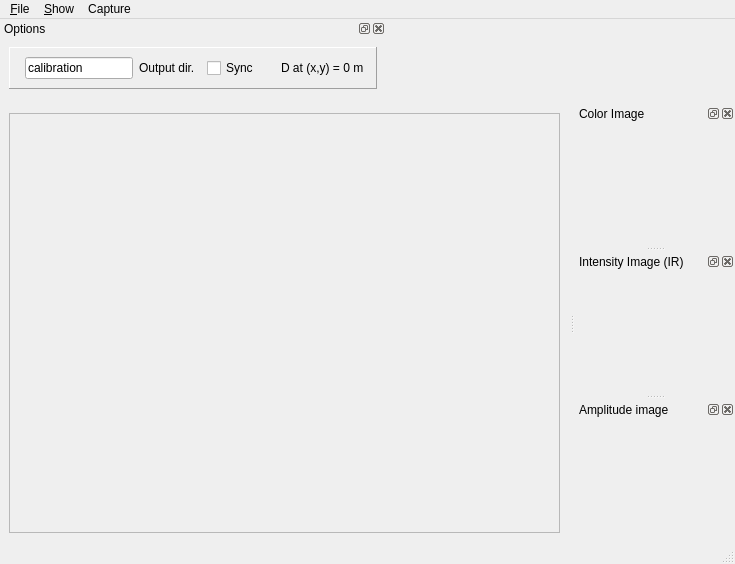
<?xml version="1.0" encoding="UTF-8"?>
<ui version="4.0">
 <class>RawImagesWindow</class>
 <widget class="QMainWindow" name="RawImagesWindow">
  <property name="geometry">
   <rect>
    <x>0</x>
    <y>0</y>
    <width>735</width>
    <height>564</height>
   </rect>
  </property>
  <property name="sizePolicy">
   <sizepolicy hsizetype="Expanding" vsizetype="Expanding">
    <horstretch>0</horstretch>
    <verstretch>0</verstretch>
   </sizepolicy>
  </property>
  <property name="windowTitle">
   <string>RGB-D Capture</string>
  </property>
  <widget class="QWidget" name="centralwidget">
   <layout class="QHBoxLayout" name="horizontalLayout">
    <item>
     <widget class="QFrame" name="frame_2">
      <property name="sizePolicy">
       <sizepolicy hsizetype="Expanding" vsizetype="Expanding">
        <horstretch>0</horstretch>
        <verstretch>0</verstretch>
       </sizepolicy>
      </property>
      <property name="frameShape">
       <enum>QFrame::StyledPanel</enum>
      </property>
      <property name="frameShadow">
       <enum>QFrame::Raised</enum>
      </property>
      <layout class="QHBoxLayout" name="horizontalLayout_2">
       <item>
        <widget class="ntk::ImageWidget" name="depthView" native="true">
         <property name="minimumSize">
          <size>
           <width>320</width>
           <height>240</height>
          </size>
         </property>
         <property name="focusPolicy">
          <enum>Qt::ClickFocus</enum>
         </property>
        </widget>
       </item>
      </layout>
     </widget>
    </item>
   </layout>
  </widget>
  <widget class="QMenuBar" name="menubar">
   <property name="geometry">
    <rect>
     <x>0</x>
     <y>0</y>
     <width>735</width>
     <height>21</height>
    </rect>
   </property>
   <widget class="QMenu" name="menuShow">
    <property name="title">
     <string>&amp;Show</string>
    </property>
    <addaction name="action_Show_Object_Detector"/>
    <addaction name="action_3D_View"/>
    <addaction name="action_Filters"/>
    <addaction name="actionCalibration"/>
    <addaction name="actionCamera_Settings"/>
   </widget>
   <widget class="QMenu" name="menuFile">
    <property name="title">
     <string>&amp;File</string>
    </property>
    <addaction name="action_GrabOneFrame"/>
    <addaction name="action_GrabFrames"/>
    <addaction name="action_Screen_capture_mode"/>
    <addaction name="actionSave_calibration_parameters"/>
    <addaction name="separator"/>
    <addaction name="action_Quit"/>
   </widget>
   <widget class="QMenu" name="menuCapture">
    <property name="title">
     <string>Capture</string>
    </property>
    <addaction name="actionPause"/>
    <addaction name="actionNext_frame"/>
    <addaction name="actionShow_IR"/>
    <addaction name="actionDual_RGB_IR_mode"/>
   </widget>
   <addaction name="menuFile"/>
   <addaction name="menuShow"/>
   <addaction name="menuCapture"/>
  </widget>
  <widget class="QStatusBar" name="statusbar"/>
  <widget class="QDockWidget" name="dockWidget">
   <property name="windowTitle">
    <string>Color Image</string>
   </property>
   <attribute name="dockWidgetArea">
    <number>2</number>
   </attribute>
   <widget class="QWidget" name="dockWidgetContents">
    <property name="minimumSize">
     <size>
      <width>160</width>
      <height>120</height>
     </size>
    </property>
    <layout class="QHBoxLayout" name="horizontalLayout_3">
     <item>
      <widget class="ntk::ImageWidget" name="colorView" native="true">
       <property name="sizePolicy">
        <sizepolicy hsizetype="Preferred" vsizetype="Preferred">
         <horstretch>0</horstretch>
         <verstretch>0</verstretch>
        </sizepolicy>
       </property>
      </widget>
     </item>
    </layout>
   </widget>
  </widget>
  <widget class="QDockWidget" name="dockWidget_2">
   <property name="windowTitle">
    <string>Intensity Image (IR)</string>
   </property>
   <attribute name="dockWidgetArea">
    <number>2</number>
   </attribute>
   <widget class="QWidget" name="dockWidgetContents_2">
    <property name="minimumSize">
     <size>
      <width>160</width>
      <height>120</height>
     </size>
    </property>
    <layout class="QHBoxLayout" name="horizontalLayout_4">
     <item>
      <widget class="ntk::ImageWidget" name="intensityView" native="true"/>
     </item>
    </layout>
   </widget>
  </widget>
  <widget class="QDockWidget" name="dockWidget_3">
   <property name="windowTitle">
    <string>Amplitude image</string>
   </property>
   <attribute name="dockWidgetArea">
    <number>2</number>
   </attribute>
   <widget class="QWidget" name="dockWidgetContents_3">
    <property name="minimumSize">
     <size>
      <width>160</width>
      <height>120</height>
     </size>
    </property>
    <layout class="QHBoxLayout" name="horizontalLayout_5">
     <item>
      <widget class="ntk::ImageWidget" name="amplitudeView" native="true"/>
     </item>
    </layout>
   </widget>
  </widget>
  <widget class="QDockWidget" name="dockWidget_4">
   <property name="windowTitle">
    <string>Options</string>
   </property>
   <attribute name="dockWidgetArea">
    <number>4</number>
   </attribute>
   <widget class="QWidget" name="dockWidgetContents_4">
    <property name="sizePolicy">
     <sizepolicy hsizetype="Fixed" vsizetype="Fixed">
      <horstretch>0</horstretch>
      <verstretch>0</verstretch>
     </sizepolicy>
    </property>
    <layout class="QHBoxLayout" name="horizontalLayout_6">
     <item>
      <widget class="QFrame" name="frame">
       <property name="sizePolicy">
        <sizepolicy hsizetype="Fixed" vsizetype="Fixed">
         <horstretch>0</horstretch>
         <verstretch>0</verstretch>
        </sizepolicy>
       </property>
       <property name="frameShape">
        <enum>QFrame::Panel</enum>
       </property>
       <property name="frameShadow">
        <enum>QFrame::Raised</enum>
       </property>
       <property name="lineWidth">
        <number>1</number>
       </property>
       <layout class="QHBoxLayout" name="horizontalLayout_7">
        <item>
         <widget class="Line" name="line_3">
          <property name="orientation">
           <enum>Qt::Horizontal</enum>
          </property>
         </widget>
        </item>
        <item>
         <widget class="QLineEdit" name="outputDirText">
          <property name="minimumSize">
           <size>
            <width>100</width>
            <height>0</height>
           </size>
          </property>
          <property name="focusPolicy">
           <enum>Qt::ClickFocus</enum>
          </property>
          <property name="text">
           <string>calibration</string>
          </property>
         </widget>
        </item>
        <item>
         <widget class="QLabel" name="label">
          <property name="text">
           <string>Output dir.</string>
          </property>
         </widget>
        </item>
        <item>
         <widget class="Line" name="line_2">
          <property name="orientation">
           <enum>Qt::Horizontal</enum>
          </property>
         </widget>
        </item>
        <item>
         <widget class="QCheckBox" name="syncMode">
          <property name="text">
           <string>Sync</string>
          </property>
          <property name="checked">
           <bool>false</bool>
          </property>
         </widget>
        </item>
        <item>
         <widget class="Line" name="line">
          <property name="orientation">
           <enum>Qt::Horizontal</enum>
          </property>
         </widget>
        </item>
        <item>
         <spacer name="horizontalSpacer">
          <property name="orientation">
           <enum>Qt::Horizontal</enum>
          </property>
          <property name="sizeHint" stdset="0">
           <size>
            <width>10</width>
            <height>20</height>
           </size>
          </property>
         </spacer>
        </item>
        <item>
         <widget class="QLabel" name="distanceLabel">
          <property name="text">
           <string>D at (x,y) = 0 m </string>
          </property>
         </widget>
        </item>
       </layout>
      </widget>
     </item>
    </layout>
   </widget>
  </widget>
  <action name="action_GrabOneFrame">
   <property name="text">
    <string>Grab one frame</string>
   </property>
   <property name="shortcut">
    <string>Ctrl+G</string>
   </property>
  </action>
  <action name="action_Quit">
   <property name="text">
    <string>&amp;Quit</string>
   </property>
   <property name="shortcut">
    <string>Ctrl+Q</string>
   </property>
  </action>
  <action name="action_Show_Object_Detector">
   <property name="checkable">
    <bool>true</bool>
   </property>
   <property name="checked">
    <bool>false</bool>
   </property>
   <property name="text">
    <string>&amp;Object detector</string>
   </property>
  </action>
  <action name="action_3D_View">
   <property name="checkable">
    <bool>true</bool>
   </property>
   <property name="text">
    <string>3D &amp;View</string>
   </property>
  </action>
  <action name="action_Screen_capture_mode">
   <property name="checkable">
    <bool>true</bool>
   </property>
   <property name="enabled">
    <bool>true</bool>
   </property>
   <property name="text">
    <string>&amp;Screen capture mode</string>
   </property>
  </action>
  <action name="action_GrabFrames">
   <property name="checkable">
    <bool>true</bool>
   </property>
   <property name="text">
    <string>Grab all frames</string>
   </property>
  </action>
  <action name="action_Filters">
   <property name="checkable">
    <bool>true</bool>
   </property>
   <property name="text">
    <string>Filters</string>
   </property>
  </action>
  <action name="actionPa10_Controller">
   <property name="checkable">
    <bool>true</bool>
   </property>
   <property name="enabled">
    <bool>false</bool>
   </property>
   <property name="text">
    <string>Pa10 Controller</string>
   </property>
  </action>
  <action name="action_Show_Modeler">
   <property name="checkable">
    <bool>true</bool>
   </property>
   <property name="enabled">
    <bool>false</bool>
   </property>
   <property name="text">
    <string>3D Modeler</string>
   </property>
  </action>
  <action name="actionStep_by_step">
   <property name="text">
    <string>Step by step</string>
   </property>
  </action>
  <action name="actionStep_by_step_2">
   <property name="text">
    <string>Step by step</string>
   </property>
  </action>
  <action name="actionPause">
   <property name="checkable">
    <bool>true</bool>
   </property>
   <property name="text">
    <string>Pause</string>
   </property>
  </action>
  <action name="actionNext_frame">
   <property name="text">
    <string>Next frame</string>
   </property>
   <property name="shortcut">
    <string>Ctrl+Right</string>
   </property>
  </action>
  <action name="actionPedestrians">
   <property name="checkable">
    <bool>true</bool>
   </property>
   <property name="text">
    <string>Pedestrians</string>
   </property>
  </action>
  <action name="actionShow_IR">
   <property name="checkable">
    <bool>true</bool>
   </property>
   <property name="text">
    <string>Show IR</string>
   </property>
  </action>
  <action name="actionDual_RGB_IR_mode">
   <property name="checkable">
    <bool>true</bool>
   </property>
   <property name="text">
    <string>Dual RGB/IR mode</string>
   </property>
  </action>
  <action name="actionSave_calibration_parameters">
   <property name="text">
    <string>Save default calibration parameters</string>
   </property>
  </action>
  <action name="actionCalibration">
   <property name="checkable">
    <bool>true</bool>
   </property>
   <property name="text">
    <string>Calibration</string>
   </property>
  </action>
  <action name="actionCamera_Settings">
   <property name="checkable">
    <bool>true</bool>
   </property>
   <property name="text">
    <string>Camera Settings</string>
   </property>
  </action>
 </widget>
 <customwidgets>
  <customwidget>
   <class>ntk::ImageWidget</class>
   <extends>QWidget</extends>
   <header location="global">ntk/gui/image_widget.h</header>
   <container>1</container>
  </customwidget>
 </customwidgets>
 <resources/>
 <connections/>
</ui>
